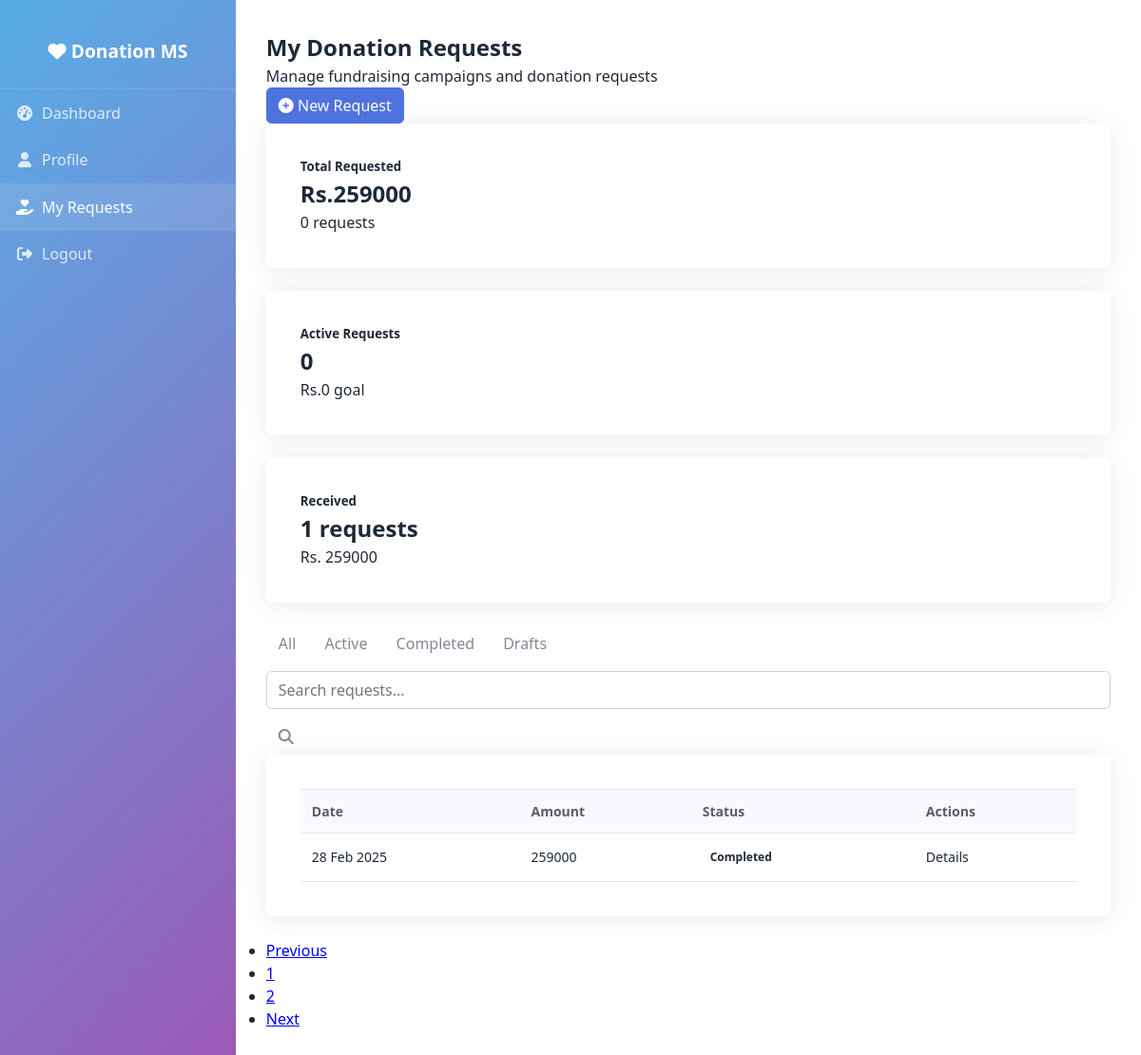
/requests (signed in), run on the app's committed database.
### UserManagement/models.py (models this page shows, shortened)
class DonationRequest(models.Model):
    STATUS_CHOICES = [
        ('pending','Pending'),
        ('completed','Completed')
    ]
    receiver = models.ForeignKey(Beneficiary,on_delete=models.CASCADE,related_name='donation_request')
    title = models.CharField(max_length=64)
    status = models.CharField(max_length=20,choices=STATUS_CHOICES,default='pending')
    requestedAmount = models.IntegerField()
    description = models.TextField()
    requested_date = models.DateField(auto_now_add=True)

### DashboardAnalytics/views.py (the view, shortened to what this page needs)
# urls.py: path('requests',views.my_requests,name='requests'),
@login_required(login_url='user/login/')
def my_requests(request):
    total_req_amount = DonationRequest.objects.filter(receiver=request.user.beneficiary).aggregate(Sum('requestedAmount'),Count('requestedAmount'))
    active_request = DonationRequest.objects.filter(receiver=request.user.beneficiary,status='pending').aggregate(Sum('requestedAmount'),Count('requestedAmount'))
    request_received = DonationRequest.objects.filter(receiver=request.user.beneficiary,status='completed').aggregate(Sum('requestedAmount'),Count('requestedAmount'))
    receiver = Beneficiary.objects.get(user=request.user)
    donations = DonationRequest.objects.filter(receiver=receiver)
    return render(request,'my_request.html',context={
                'no_of_req':total_req_amount['requestedAmount__count'],
                'total_req_amount':total_req_amount['requestedAmount__sum'],
                'no_of_active_req':active_request['requestedAmount__count'],
                'active_req_amount':active_request['requestedAmount__sum'],
                'no_of_req_received':request_received['requestedAmount__count'],
                'received_amount':request_received['requestedAmount__sum'],
                'donations':donations,
                'request_form': RequestForm(),
            })

### UserManagement/forms.py
class RequestForm(forms.ModelForm):
    class Meta:
        model = DonationRequest
        fields = {'title','requestedAmount','description'}
        labels = {
            'title':'Reason for Request',
            'requestedAmount':'Fund Amount (In Rs.)',
            'description':'Describe the reason',
        }
        widgets={
            'title':forms.TextInput(attrs={'type':"text"}),
            'requestedAmount':forms.TextInput(attrs={'type':"number"}),
            'description':forms.TextInput(attrs={'type':"text"}),
        }

### DashboardAnalytics/templatetags/custom_tags.py (called while the page is built)
@register.simple_tag
def is_active(request,url_name):
    match = resolve(request.path_info)
    return 'active' if match.url_name == url_name else ''

@register.filter(name='manage_status')
def manage_status(status):
    return 'Details' if status == 'completed' else 'Manage'

### DashboardAnalytics/templates/my_request.html (shortened to what this page needs)
{% extends "dashboardBase.html" %}
{% load custom_tags %}
{% load humanize %}
{% block link-css %}
{% load static %}
    <link rel="stylesheet" href="{% static 'css/dashboard.css' %}">
    <link rel="stylesheet" href="{% static 'css/sidebar.css' %}">
    <link rel="stylesheet" href="{% static 'css/donationform.css' %}">
{% endblock %}
{% block main-content %}
<div class="container">
    <div class="row mb-4">
      <div class="col">
        <h2>My Donation Requests</h2>
        <p>Manage fundraising campaigns and donation requests</p>
      </div>
      <div class="col-auto">
        <button class="btn btn-primary" onclick="openForm()">
          <i class="fas fa-plus-circle"></i> New Request
        </button>
      </div>
    </div>
    <div class="col-md-3">
      <div class="card">
        <div class="card-body">
          <h5 class="card-title">Total Requested</h5>
          <h2 class="card-text">Rs.{{ total_req_amount | default:'0' }}</h2>
          <p class="text-success">{{ no_of_request | default:'0' }} requests</p>
        </div>
      </div>
    </div>
    <div class="row mb-4">
      <div class="col-md-3">
        <div class="card">
          <div class="card-body">
            <h5 class="card-title">Active Requests</h5>
            <h2 class="card-text">{{ no_of_active_req }}</h2>
            <p class="text-primary">Rs.{{ active_req_amount | default:'0' }} goal</p>
          </div>
        </div>
      </div>
      <div class="col-md-3">
        <div class="card">
          <div class="card-body">
            <h5 class="card-title">Received</h5>
            <h2 class="card-text">{{ no_of_req_received }} requests</h2>
            <p class="text-muted">Rs. {{ received_amount | default:'0' }} </p>
          </div>
        </div>
      </div>
    </div>
    <div class="row mb-3">
      <div class="col">
        <div class="btn-group" role="group">
          <button type="button" class="btn btn-outline-primary active">All</button>
          <button type="button" class="btn btn-outline-primary">Active</button>
          <button type="button" class="btn btn-outline-primary">Completed</button>
          <button type="button" class="btn btn-outline-primary">Drafts</button>
        </div>
      </div>
      <div class="col-auto">
        <div class="input-group">
          <input type="text" class="form-control" placeholder="Search requests...">
          <button class="btn btn-outline-secondary" type="button">
            <i class="fas fa-search"></i>
          </button>
        </div>
      </div>
    </div>
    <div class="card">
      <div class="card-body">
        <table class="table">
          <thead>
            <tr>
              <th>Date</th>
              <th>Amount</th>
              <th>Status</th>
              <th>Actions</th>
            </tr>
          </thead>
          <tbody>
            {% for donation in donations %}
              <tr>
                <td>{{ donation.requested_date | date:"d M Y" }}</td>
                <td>{{ donation.requestedAmount }}</td>
                <td><span class="badge bg-success">{{ donation.status | capfirst}}</span></td>
                <td>{{ donation.status|manage_status }}</td>
              </tr>
            {% endfor %}
          </tbody>
        </table>
      </div>
    </div>
     <nav class="mt-3">
      <ul class="pagination justify-content-center">
        <li class="page-item disabled">
          <a class="page-link" href="#" tabindex="-1">Previous</a>
        </li>
        <li class="page-item active"><a class="page-link" href="#">1</a></li>
        <li class="page-item"><a class="page-link" href="#">2</a></li>
        <li class="page-item">
          <a class="page-link" href="#">Next</a>
        </li>
      </ul>
    </nav>
</div>
{% endblock %}

### static/css/dashboard.css (style rules this page uses)
body { color: #1f2937; line-height: 1.5; font-family: Arial, sans-serif; }
.container { max-width: 1200px; margin: 0 auto; padding: 2rem; overflow: auto; }
.card { background-color: white; border-radius: 0.5rem; box-shadow: 0 1px 3px rgba(0, 0, 0, 0.1); padding: 1rem; }
@media (min-width: 768px) { .container { width: 80%; } }
table { width: 100%; border-collapse: collapse; }
th { text-align: left; font-size: 0.875rem; font-weight: 500; color: #6b7280; padding: 0.75rem 1rem; border-bottom: 1px solid #e5e7eb; }
td { padding: 0.75rem 1rem; border-bottom: 1px solid #e5e7eb; font-size: 0.875rem; }

### static/css/sidebar.css (style rules this page uses)
* { margin: 0; padding: 0; box-sizing: border-box; font-family: 'Segoe UI', Tahoma, Geneva, Verdana, sans-serif; }
:root { --primary-color: #4e73df; --secondary-color: #858796; --success-color: #1cc88a; --info-color: #36b9cc; --warning-color: #f6c23e; --danger-color: #e74a3b; --light-color: #f8f9fc; --dark-color: #5a5c69; }
.card { width: 100%; background-color: white; border-radius: 0.35rem; box-shadow: 0 0.15rem 1.75rem 0 rgba(58, 59, 69, 0.1); margin-bottom: 1.5rem; }
.card-body { padding: 1.25rem; }
.form-control { display: block; width: 100%; padding: 0.5rem 0.75rem; font-size: 1rem; color: #6e707e; background-color: #fff; border: 1px solid #d1d3e2; border-radius: 0.35rem; }
.btn { display: inline-block; font-weight: 400; color: #858796; text-align: center; vertical-align: middle; background-color: transparent; border: 1px solid transparent; padding: 0.375rem 0.75rem; font-size: 1rem; line-height: 1.5; border-radius: 0.35rem; transition: color 0.15s, background-color 0.15s, border-color 0.15s, box-shadow 0.15s; cursor: pointer; }
.btn-primary { color: #fff; background-color: #4e73df; border-color: #4e73df; }
.table { width: 100%; border-collapse: collapse; }
.table th, .table td { padding: 0.75rem; border-top: 1px solid #e3e6f0; text-align: left; }
.table th { background-color: #f8f9fc; color: #5a5c69; font-weight: 700; }
.badge { display: inline-block; padding: 0.25rem 0.5rem; font-size: 0.75rem; font-weight: 700; border-radius: 0.35rem; }

### static/css/donationform.css (style rules this page uses)
input, textarea, #submit-request-btn { width: 90%; padding: 10px; margin: 10px 0; border: 1px solid #ccc; border-radius: 5px; }

### data on the page
DonationRequest: requested_date "28 Feb 2025", requestedAmount "259000", status "Completed", status|manage_status "Details"

### other printed values
{{ total_req_amount | default:'0' }} "259000"
{{ no_of_request | default:'0' }} "0"
{{ no_of_active_req }} "0"
{{ active_req_amount | default:'0' }} "0"
{{ no_of_req_received }} "1"
{{ received_amount | default:'0' }} "259000"
